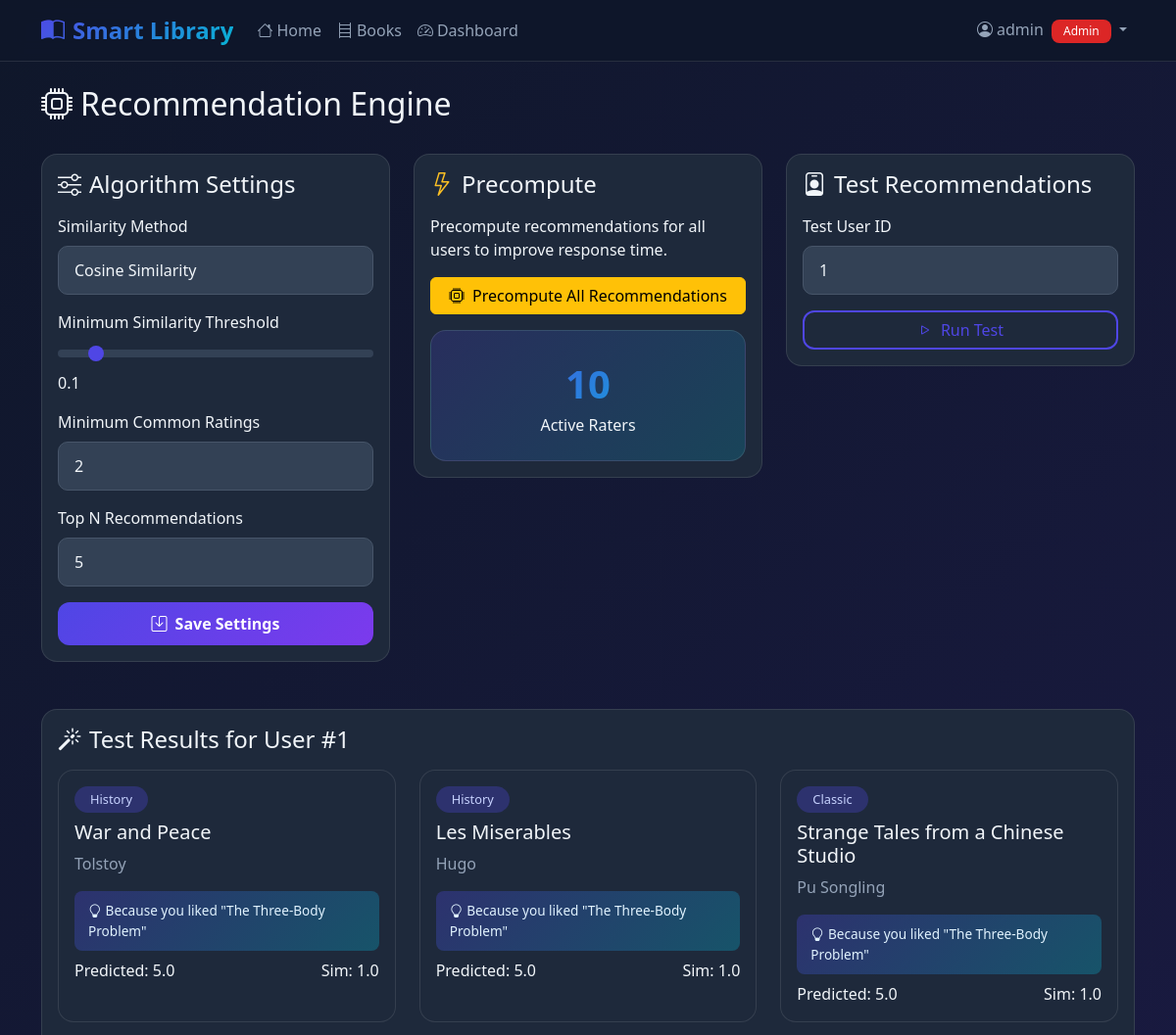
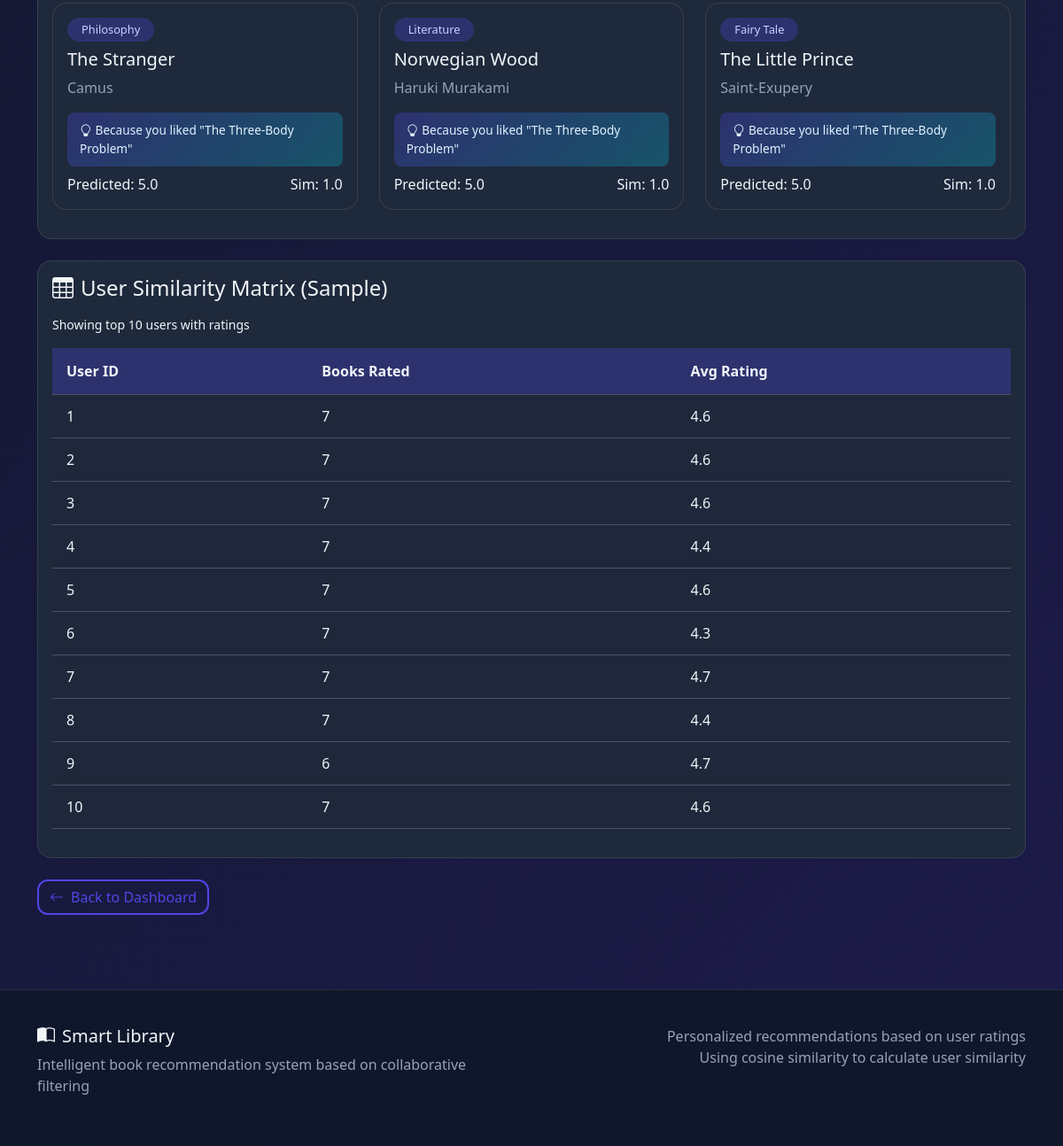
The app's page /admin/recommendations (signed in) with its own data (2 pictures, top to bottom).
### tables this page shows
CREATE TABLE users (
    id INTEGER PRIMARY KEY AUTOINCREMENT,
    username TEXT UNIQUE NOT NULL,
    email TEXT UNIQUE NOT NULL,
    password_hash TEXT NOT NULL,
    bio TEXT DEFAULT '',
    is_admin INTEGER DEFAULT 0,
    created_at TIMESTAMP DEFAULT CURRENT_TIMESTAMP
);

CREATE TABLE books (
    id INTEGER PRIMARY KEY AUTOINCREMENT,
    title TEXT NOT NULL,
    author TEXT NOT NULL,
    genre TEXT NOT NULL,
    description TEXT,
    year INTEGER,
    cover_image TEXT,
    created_at TIMESTAMP DEFAULT CURRENT_TIMESTAMP
);

### app.py (the view)
@app.route('/admin/recommendations')
@admin_required
def admin_recommendations():
    algo_settings = {
        'method': session.get('rec_method', 'cosine'),
        'min_similarity': session.get('min_similarity', 0.1),
        'min_common_ratings': session.get('min_common_ratings', 2),
        'top_n': session.get('rec_top_n', 5)
    }
    test_user_id = request.args.get('test_user', 1, type=int)
    test_recommendations = RecommendationEngine.recommend_books(
        test_user_id, n=6, method=algo_settings['method']
    )
    user_ratings, _, _ = RecommendationEngine.get_user_ratings_matrix()
    sample_users = list(user_ratings.keys())[:10] if user_ratings else []
    return render_template('admin/recommendations.html',
                          algo_settings=algo_settings,
                          test_recommendations=test_recommendations,
                          test_user_id=test_user_id,
                          sample_users=sample_users,
                          user_ratings=user_ratings)

### templates/admin/recommendations.html (shortened to what this page needs)
{% extends "base.html" %}
{% block content %}
<div class="d-flex justify-content-between align-items-center mb-4">
    <h2><i class="bi bi-cpu me-2"></i>Recommendation Engine</h2>
</div>
<div class="row mb-4">
    <div class="col-lg-4 mb-4">
        <div class="card">
            <div class="card-body">
                <h4 class="mb-3"><i class="bi bi-sliders me-2"></i>Algorithm Settings</h4>
                <form method="POST" action="{{ url_for('admin_rec_settings') }}">
                    <div class="mb-3">
                        <label class="form-label">Similarity Method</label>
                        <select class="form-select" name="method">
                            <option value="cosine" {% if algo_settings.method == 'cosine' %}selected{% endif %}>Cosine Similarity</option>
                        </select>
                    </div>
                    <div class="mb-3">
                        <label class="form-label">Minimum Similarity Threshold</label>
                        <input type="range" class="form-range" name="min_similarity"
                               min="0" max="1" step="0.1" value="{{ algo_settings.min_similarity }}">
                        <span>{{ algo_settings.min_similarity }}</span>
                    </div>
                    <div class="mb-3">
                        <label class="form-label">Minimum Common Ratings</label>
                        <input type="number" class="form-control" name="min_common_ratings"
                               value="{{ algo_settings.min_common_ratings }}" min="1" max="10">
                    </div>
                    <div class="mb-3">
                        <label class="form-label">Top N Recommendations</label>
                        <input type="number" class="form-control" name="top_n"
                               value="{{ algo_settings.top_n }}" min="1" max="20">
                    </div>
                    <button type="submit" class="btn btn-primary w-100">
                        <i class="bi bi-save me-2"></i>Save Settings
                    </button>
                </form>
            </div>
        </div>
    </div>
    <div class="col-lg-4 mb-4">
        <div class="card">
            <div class="card-body">
                <h4 class="mb-3"><i class="bi bi-lightning text-warning me-2"></i>Precompute</h4>
                <p>Precompute recommendations for all users to improve response time.</p>
                <form method="POST" action="{{ url_for('admin_precompute') }}">
                    <button type="submit" class="btn btn-warning w-100">
                        <i class="bi bi-cpu me-2"></i>Precompute All Recommendations
                    </button>
                </form>
                <div class="mt-3">
                    <div class="stat-card">
                        <div class="stat-number">{{ sample_users|length if sample_users else 0 }}</div>
                        <div>Active Raters</div>
                    </div>
                </div>
            </div>
        </div>
    </div>
    <div class="col-lg-4 mb-4">
        <div class="card">
            <div class="card-body">
                <h4 class="mb-3"><i class="bi bi-person-badge me-2"></i>Test Recommendations</h4>
                <form method="GET">
                    <div class="mb-3">
                        <label class="form-label">Test User ID</label>
                        <input type="number" class="form-control" name="test_user"
                               value="{{ test_user_id }}" min="1">
                    </div>
                    <button type="submit" class="btn btn-outline-primary w-100">
                        <i class="bi bi-play me-2"></i>Run Test
                    </button>
                </form>
            </div>
        </div>
    </div>
</div>
<div class="card mb-4">
    <div class="card-body">
        <h4 class="mb-3"><i class="bi bi-magic me-2"></i>Test Results for User #{{ test_user_id }}</h4>
        {% if test_recommendations %}
        <div class="row">
            {% for rec in test_recommendations %}
            <div class="col-md-4 mb-3">
                <div class="card h-100">
                    <div class="card-body">
                        <span class="genre-badge mb-2 d-inline-block">{{ rec.book.genre }}</span>
                        <h5 class="card-title">{{ rec.book.title }}</h5>
                        <p class="card-text">{{ rec.book.author }}</p>
                        <div class="recommendation-reason mb-2">
                            <i class="bi bi-lightbulb me-1"></i>{{ rec.reason }}
                        </div>
                        <div class="d-flex justify-content-between align-items-center">
                            <span>Predicted: {{ rec.predicted_rating }}</span>
                            <span>Sim: {{ rec.similarity }}</span>
                        </div>
                    </div>
                </div>
            </div>
            {% endfor %}
        </div>
        {% else %}
        <div class="text-center py-4">
            <i class="bi bi-inbox display-4"></i>
            <p class="mt-2">No recommendations generated for this user</p>
        </div>
        {% endif %}
    </div>
</div>
<div class="card mb-4">
    <div class="card-body">
        <h4 class="mb-3"><i class="bi bi-table me-2"></i>User Similarity Matrix (Sample)</h4>
        <p class="small">Showing top 10 users with ratings</p>
        {% if sample_users %}
        <div class="table-responsive">
            <table class="table table-sm">
                <thead>
                    <tr>
                        <th>User ID</th>
                        <th>Books Rated</th>
                        <th>Avg Rating</th>
                    </tr>
                </thead>
                <tbody>
                    {% for uid in sample_users %}
                    <tr>
                        <td>{{ uid }}</td>
                        <td>{{ user_ratings[uid]|length }}</td>
                        <td>
                            {% set avg = (user_ratings[uid].values()|sum / user_ratings[uid]|length) %}
                            {{ "%.1f"|format(avg) }}
                        </td>
                    </tr>
                    {% endfor %}
                </tbody>
            </table>
        </div>
        {% else %}
        <p>No rating data available</p>
        {% endif %}
    </div>
</div>
<div class="mt-4">
    <a href="{{ url_for('admin_dashboard') }}" class="btn btn-outline-primary">
        <i class="bi bi-arrow-left me-2"></i>Back to Dashboard
    </a>
</div>
{% endblock %}

### templates/base.html (shortened to what this page needs)
<!DOCTYPE html>
<html lang="en">
<head>
    <link href="https://cdn.jsdelivr.net/npm/bootstrap@5.3.2/dist/css/bootstrap.min.css" rel="stylesheet">
    <link rel="stylesheet" href="https://cdn.jsdelivr.net/npm/bootstrap-icons@1.11.1/font/bootstrap-icons.css">
</head>
<body>
    <nav class="navbar navbar-expand-lg navbar-dark sticky-top">
        <div class="container">
            <a class="navbar-brand" href="{{ url_for('index') }}">
                <i class="bi bi-book-half me-2"></i>Smart Library
            </a>
            <div class="collapse navbar-collapse" id="navbarNav">
                <ul class="navbar-nav me-auto">
                    <li class="nav-item">
                        <a class="nav-link" href="{{ url_for('index') }}">
                            <i class="bi bi-house me-1"></i>Home
                        </a>
                    </li>
                    <li class="nav-item">
                        <a class="nav-link" href="{{ url_for('books') }}">
                            <i class="bi bi-bookshelf me-1"></i>Books
                        </a>
                    </li>
                    {% if session.user_id %}
                    <li class="nav-item">
                        <a class="nav-link" href="{{ url_for('admin_dashboard') if session.is_admin else url_for('dashboard') }}">
                            <i class="bi bi-speedometer2 me-1"></i>Dashboard
                        </a>
                    </li>
                    {% endif %}
                </ul>
                <ul class="navbar-nav">
                    {% if session.user_id %}
                    <li class="nav-item dropdown">
                        <a class="nav-link dropdown-toggle" href="#" role="button" data-bs-toggle="dropdown">
                            <i class="bi bi-person-circle me-1"></i>{{ session.username }}
                            {% if session.is_admin %}<span class="badge bg-danger ms-1">Admin</span>{% endif %}
                        </a>
                    </li>
                    {% endif %}
                </ul>
            </div>
        </div>
    </nav>
    <main class="container py-4">
        {% block content %}{% endblock %}
    </main>
    <footer>
        <div class="container">
            <div class="row">
                <div class="col-md-6">
                    <h5><i class="bi bi-book-half me-2"></i>Smart Library</h5>
                    <p class="text-secondary">Intelligent book recommendation system based on collaborative filtering</p>
                </div>
                <div class="col-md-6 text-md-end">
                    <p class="text-secondary mb-0">Personalized recommendations based on user ratings</p>
                    <p class="text-secondary">Using cosine similarity to calculate user similarity</p>
                </div>
            </div>
        </div>
    </footer>
</body>
</html>

### records on screen
users: username "admin"
books: book.genre "History", book "War and Peace", book.author "Tolstoy"
books: book.genre "History", book "Les Miserables", book.author "Hugo"
books: book.genre "Classic", book "Strange Tales from a Chinese Studio", book.author "Pu Songling"
books: book.genre "Philosophy", book "The Stranger", book.author "Camus"
books: book.genre "Literature", book "Norwegian Wood", book.author "Haruki Murakami"
books: book.genre "Fairy Tale", book "The Little Prince", book.author "Saint-Exupery"

### other values on screen
{{ algo_settings.min_similarity }} "0.1"
{{ sample_users|length if sample_users else 0 }} "10"
{{ test_user_id }} "1"
{{ rec.reason }} "Because you liked \"The Three-Body Problem\"" "Because you liked \"The Three-Body Problem\"" "Because you liked \"The Three-Body Problem\"" "Because you liked \"The Three-Body Problem\"" "Because you liked \"The Three-Body Problem\"" "Because you liked \"The Three-Body Problem\""
{{ rec.predicted_rating }} "5.0" "5.0" "5.0" "5.0" "5.0" "5.0"
{{ rec.similarity }} "1.0" "1.0" "1.0" "1.0" "1.0" "1.0"
{{ uid }} "1" "2" "3" "4" "5" "6" "7" "8" "9" "10"
{{ user_ratings[uid]|length }} "7" "7" "7" "7" "7" "7" "7" "7" "6" "7"
{{ "%.1f"|format(avg) }} "4.6" "4.6" "4.6" "4.4" "4.6" "4.3" "4.7" "4.4" "4.7" "4.6"
